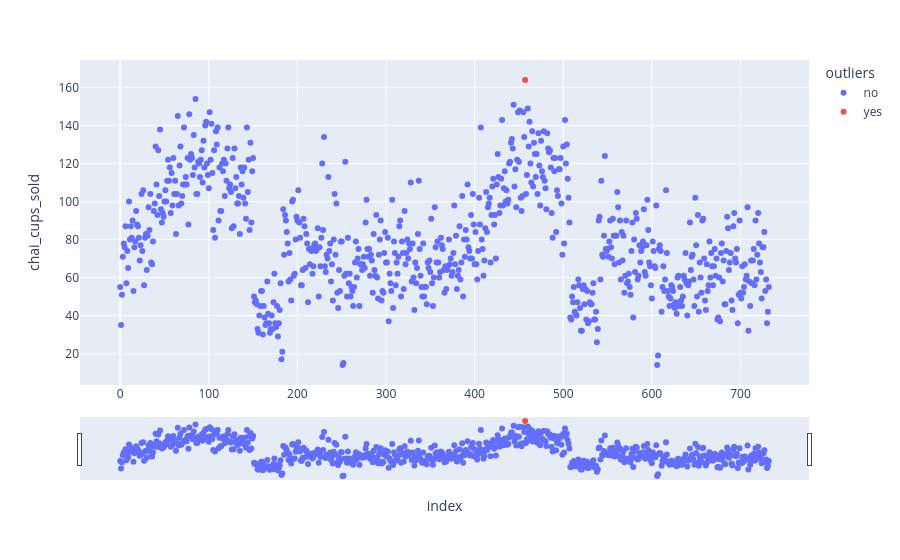

The notebook cell saved with this chart:
### Code cell
fig = px.scatter(df.reset_index(), x='index', y='chai_cups_sold', color='outliers')
fig.update_xaxes(
    rangeslider_visible=True,
)
fig.show()

### Figure 1 — Plotly figure (JSON) as saved in the notebook; plotly's stock layout.template omitted (floating-point values rounded to 4 significant figures; data arrays with more than 128 entries replaced by an {"elided": "..."} marker saying what was removed)
{"data": [{"hovertemplate": "outliers=no<br>index=%{x}<br>chai_cups_sold=%{y}<extra></extra>", "legendgroup": "no", "marker": {"color": "#636efa", "symbol": "circle"}, "mode": "markers", "name": "no", "orientation": "v", "showlegend": true, "type": "scatter", "x": {"elided": "732 int values"}, "xaxis": "x", "y": {"elided": "732 int values"}, "yaxis": "y"}, {"hovertemplate": "outliers=yes<br>index=%{x}<br>chai_cups_sold=%{y}<extra></extra>", "legendgroup": "yes", "marker": {"color": "#EF553B", "symbol": "circle"}, "mode": "markers", "name": "yes", "orientation": "v", "showlegend": true, "type": "scatter", "x": [457], "xaxis": "x", "y": [164], "yaxis": "y"}], "layout": {"legend": {"title": {"text": "outliers"}, "tracegroupgap": 0}, "margin": {"t": 60}, "xaxis": {"anchor": "y", "domain": [0, 1], "rangeslider": {"visible": true}, "title": {"text": "index"}}, "yaxis": {"anchor": "x", "domain": [0, 1], "title": {"text": "chai_cups_sold"}}}}
